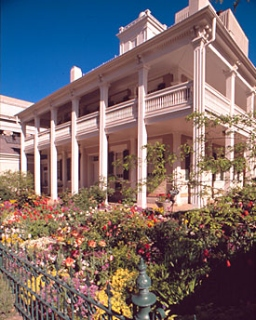
%> input picture Lab1/color_constancy/awb.jpg, 256 x 320 px
$ octave awb.m   (GNU Octave 9; MATLAB toolbox functions it lacks are replaced by stand-ins)
%> lines starting %> are read from the running program, lines starting %| are printed output that depends on the picture
% awb
% Author:Robbie
% Date:2-14-2019
% =========================================================================
close all;clc;clear;
I=imread('awb.jpg');
%> I is the input picture: size 320x256x3 uint8; mean R, G, B 121.2, 107.4, 109.3
y=GrayWorld(I);
y=uint8(y);
subplot(1,2,1);imshow(I);title("Original Image");
subplot(1,2,2);imshow(y);title("AWB");

function y=GrayWorld(Image)
r=Image(:,:,1);
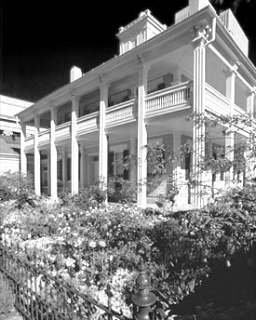
%> r: size 320x256 uint8; min 0, max 255, mean 121.2
g=Image(:,:,2);
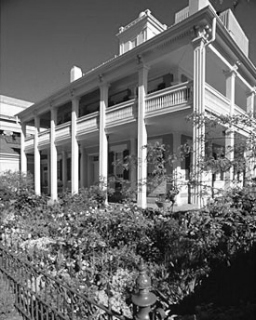
%> g: size 320x256 uint8; min 0, max 255, mean 107.4
b=Image(:,:,3);
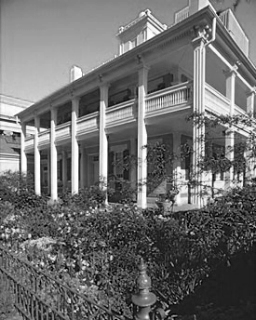
%> b: size 320x256 uint8; min 0, max 255, mean 109.3
avgR = mean(mean(r));
%> avgR = 121.2
avgG = mean(mean(g));
%> avgG = 107.4
avgB = mean(mean(b));
%> avgB = 109.3
avgRGB = [avgR avgG avgB];
%> avgRGB = [121.2 107.4 109.3]
grayValue = (avgR + avgG + avgB)/3
%> grayValue = 112.6
scaleValue = grayValue./avgRGB;
%> scaleValue = [0.929 1.05 1.03]
newI(:,:,1) = scaleValue(1) * r;
newI(:,:,2) = scaleValue(2) * g;
newI(:,:,3) = scaleValue(3) * b;
%> newI: size 320x256x3 uint8
y=newI;
end
